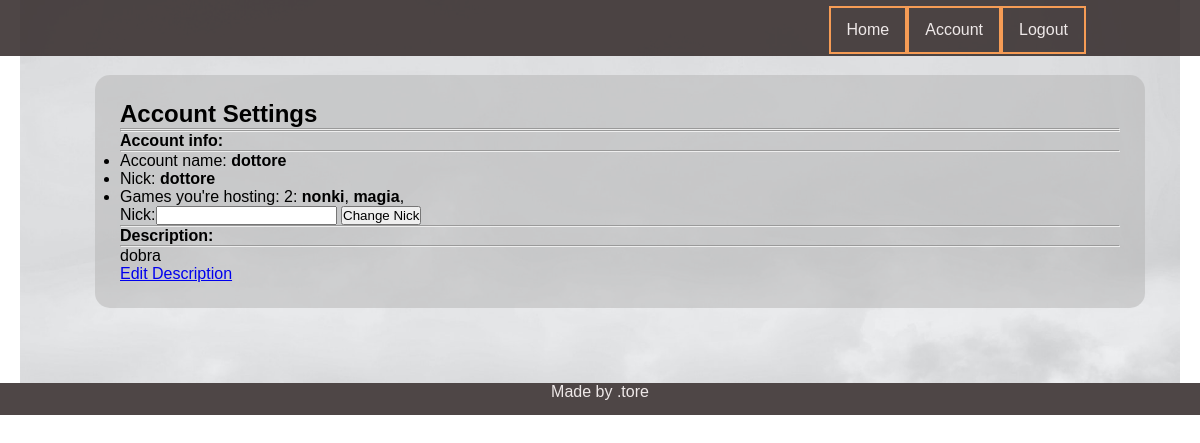
Page /player/account/dottore=pusty (signed in) on the earlier database version.
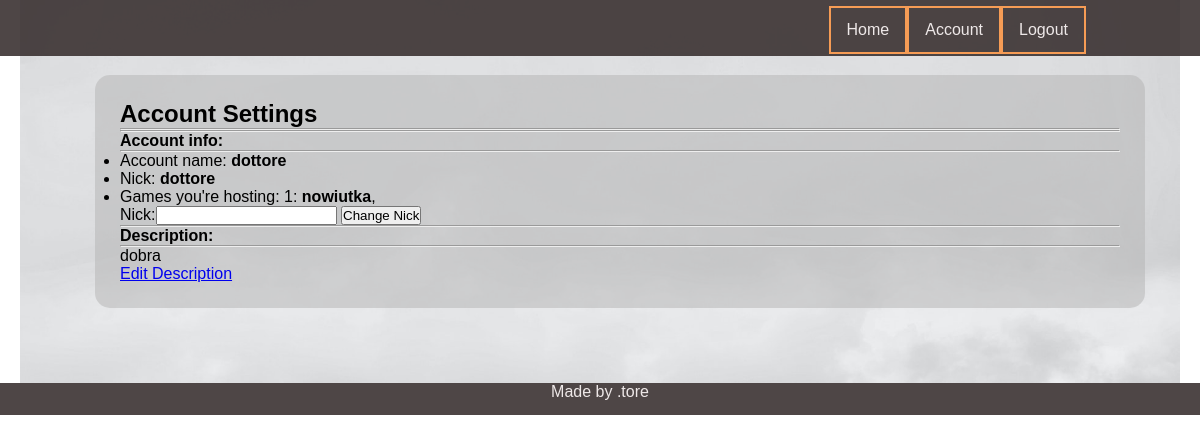
Same page on the later database version.
### game/models.py (models this page shows, shortened)
class Game(models.Model):
    name = models.CharField(max_length=150)
    host = models.CharField(max_length=10)
    config = models.ForeignKey(Config, on_delete=models.CASCADE, related_name='game_config', blank=True, null=True)
    is_played = models.BooleanField(default=False)
    max_players = models.IntegerField(default=4)
    who_is_ready = models.ManyToManyField(Player, related_name="guys_ready", blank=True)
    who_is_playing = models.ManyToManyField(Player, related_name="guys_playing", blank=True)
    turn = models.IntegerField(default=1)
    turn_of_player = models.ForeignKey(Player, on_delete=models.CASCADE, related_name='czyja_tura', blank=True,
                                       null=True)

### player/views.py (the view)
# urls.py: path('account/<str:acc>=<str:notif>', account, name="player_account"),
@login_required
def account(request, acc, notif):
    usr = request.user
    player = Player.objects.get(parent=usr.username)
    form = ChangeNick
    hs = Game.objects.filter(host=player.nick)
    hs_nr = hs.count()
    desc = player.description
    args = {'player': player, 'form': form, 'games': hs , 'games_nr': hs_nr, 'description': desc}
    return render(request, 'player/player_account.html', args)

### player/models.py (called while the page is built)
    def __str__(self):
        return self.nick

### templates/player/player_account.html (shortened to what this page needs)
{% extends 'base.html' %}
{% block content %}
<h1>Account Settings</h1>
<hr>
<hr>
<div class = 'jumbotron'>
    <h4>Account info:</h4>
    <hr>
    <ul>
        <li>Account name:<strong> {{user.username}}</strong></li>
        <li>Nick: <strong>{{player}}</strong></li>
        <li>
            Games you're hosting: {{games_nr}}: {% for g in games %}
            <strong>{{g.name}}</strong>,
            {% endfor %}
        </li>
        <form method ="POST" action = '{% url 'change_nick' %}'>
{{form}}
    <button type = 'submit' name="create" value = 'ok'>Change Nick</button>
       </form>
    </ul>
    <hr>
    <h4> Description:</h4>
    <hr>
    <p>
        {{description}}
    </p>
    <a href='{% url "edit_description" user.username%}'>Edit Description</a>
</div>
</div>
{% endblock %}

Differences in the rows shown:
removed Game: name "nonki"
removed Game: name "magia"
added Game: name "nowiutka"
Other differences:
{{ games_nr }}: "2" → "1"
